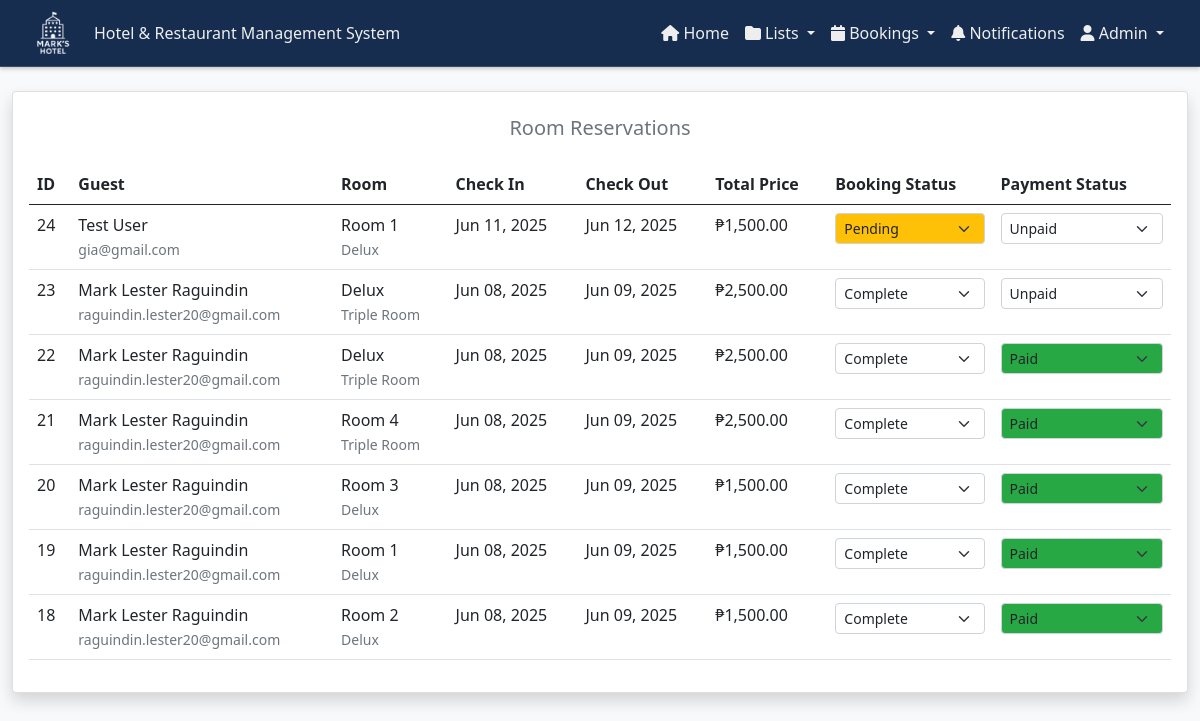
The page /admin/room_reservations.php (signed in) on the database as committed earlier.
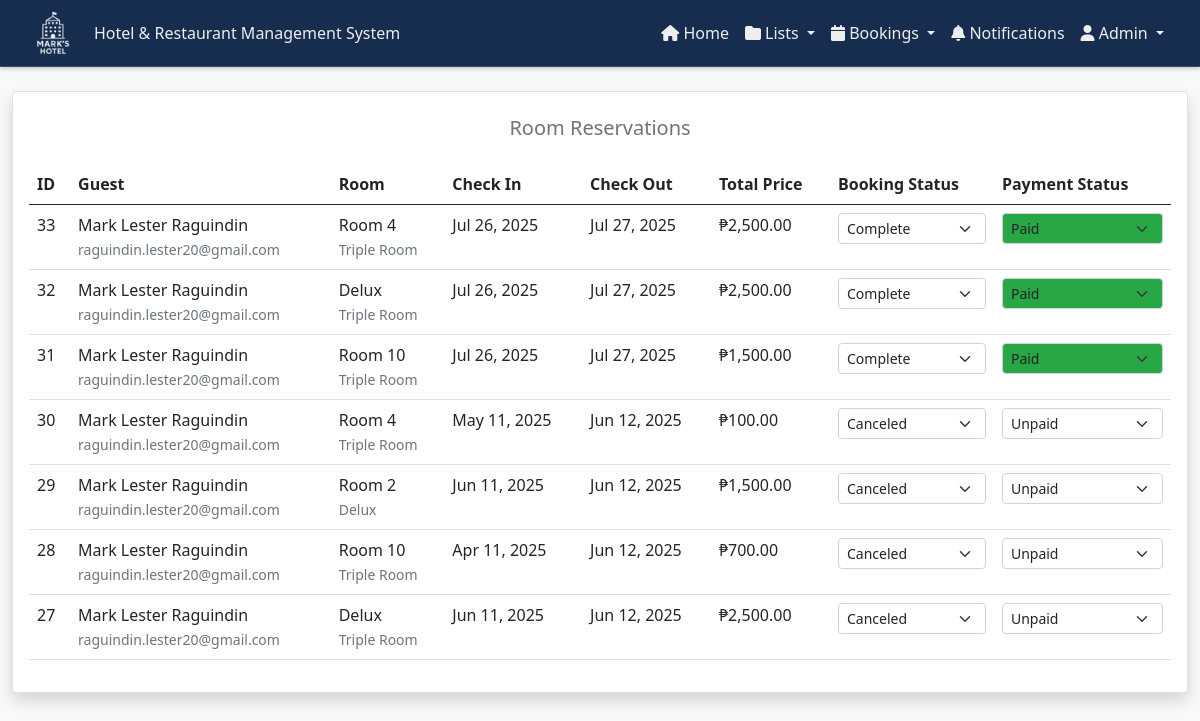
The same page on the database as committed later.
### tables this page shows
CREATE TABLE `bookings` (
  `booking_id` int(11) NOT NULL,
  `user_id` int(11) NOT NULL,
  `room_id` int(11) NOT NULL,
  `check_in_date` date NOT NULL,
  `check_out_date` date NOT NULL,
  `total_price` decimal(10,2) NOT NULL,
  `status` enum('pending','confirmed','cancelled','completed') DEFAULT 'pending',
  `payment_status` enum('unpaid','partially_paid','paid') DEFAULT 'unpaid',
  `special_requests` text DEFAULT NULL,
  `is_read` tinyint(1) DEFAULT 0,
  `created_at` timestamp NOT NULL DEFAULT current_timestamp(),
  `updated_at` timestamp NOT NULL DEFAULT current_timestamp() ON UPDATE current_timestamp()
);

CREATE TABLE `users` (
  `user_id` int(11) NOT NULL,
  `name` varchar(255) NOT NULL,
  `address` varchar(50) NOT NULL,
  `email` varchar(50) NOT NULL,
  `password` varchar(50) NOT NULL,
  `role` varchar(20) DEFAULT NULL,
  `phone` tinytext DEFAULT NULL
);

CREATE TABLE `rooms` (
  `id` int(11) NOT NULL,
  `title` varchar(255) NOT NULL,
  `room_type_id` int(11) NOT NULL,
  `images` varchar(255) DEFAULT NULL,
  `price` varchar(250) DEFAULT NULL,
  `includes` varchar(250) DEFAULT NULL
);

CREATE TABLE `room_type` (
  `id` int(11) NOT NULL,
  `title` varchar(255) NOT NULL,
  `detail` varchar(255) NOT NULL
);

### controllers/roomReservationsController.php (called while the page is built, shortened)
<?php
function getReservations($con) {
    $query = "SELECT
        b.booking_id,
        b.check_in_date,
        b.check_out_date,
        b.total_price,
        b.status as booking_status,
        b.payment_status,
        b.special_requests,
        b.created_at,
        u.name as guest_name,
        u.email as guest_email,
        r.title as room_title,
        rt.title as room_type
    FROM bookings b
    LEFT JOIN users u ON b.user_id = u.user_id
    LEFT JOIN rooms r ON b.room_id = r.id
    LEFT JOIN room_type rt ON r.room_type_id = rt.id
    ORDER BY b.created_at DESC";
    return mysqli_query($con, $query);
}
?>

### admin/room_reservations.php (the view, shortened to what this page needs)
<?php
require_once '../components/config.php';
require_once '../controllers/roomReservationsController.php';
function getPaymentStatusColor($status) {
    switch ($status) {
        case 'paid':
            return '#28a745';
        default:
            return '#ffffff';
    }
}
function getStatusColor($status) {
    switch ($status) {
        case 'pending':
            return '#ffc107';
        default:
            return '#ffffff';
    }
}
$reservations = getReservations($con);
?>
<!DOCTYPE html>
<html lang="en">
<head>
<link href="https://cdn.jsdelivr.net/npm/bootstrap@5.0.2/dist/css/bootstrap.min.css" rel="stylesheet">
    <link rel="stylesheet" href="https://cdnjs.cloudflare.com/ajax/libs/font-awesome/6.0.0-beta3/css/all.min.css" />
    <link rel="stylesheet" href="../css/customAdminHeader.css">
    <link rel="stylesheet" href="https://cdnjs.cloudflare.com/ajax/libs/font-awesome/6.7.2/css/all.min.css">
    <link rel="stylesheet" href="https://cdn.datatables.net/1.11.5/css/dataTables.bootstrap5.min.css">
    <link rel="stylesheet" href="../css/notifications.css">
    <link rel="stylesheet" href="../css/darkTheme.css">
</head>
<body>
    <?php include '../components/header_admin.php'; ?>
    <div class="container-fluid py-4">
        <div class="row">
            <div class="col-12">
                <div class="card shadow">
                    <h5 class="text-center mt-4 text-muted">Room Reservations</h5>
                    <div class="card-body">
                        <div class="table-responsive">
                            <table id="reservationsTable" class="table table-white">
                                <thead>
                                    <tr>
                                        <th>ID</th>
                                        <th>Guest</th>
                                        <th>Room</th>
                                        <th>Check In</th>
                                        <th>Check Out</th>
                                        <th>Total Price</th>
                                        <th>Booking Status</th>
                                        <th>Payment Status</th>
                                    </tr>
                                </thead>
                                <tbody>
                                    <?php while($row = mysqli_fetch_assoc($reservations)): ?>
                                        <tr>
                                            <td><?php echo $row['booking_id']; ?></td>
                                            <td>
                                                <?php echo $row['guest_name']; ?><br>
                                                <small class="text-muted"><?php echo $row['guest_email']; ?></small>
                                            </td>
                                            <td>
                                                <?php echo $row['room_title']; ?><br>
                                                <small class="text-muted"><?php echo $row['room_type']; ?></small>
                                            </td>
                                            <td><?php echo date('M d, Y', strtotime($row['check_in_date'])); ?></td>
                                            <td><?php echo date('M d, Y', strtotime($row['check_out_date'])); ?></td>
                                            <td>₱<?php echo number_format($row['total_price'], 2); ?></td>
                                            <td>
                                                <form method="POST">
                                                    <select name="new_status" class="form-select form-select-sm status-select"
                                                            onchange="this.form.submit()"
                                                            style="background-color: <?php echo getStatusColor($row['booking_status']); ?>">
                                                        <option value="pending" <?php echo $row['booking_status'] == 'pending' ? 'selected' : ''; ?>>Pending</option>
                                                        <option value="cancelled" <?php echo $row['booking_status'] == 'cancelled' ? 'selected' : ''; ?>>Canceled</option>
                                                        <option value="completed" <?php echo $row['booking_status'] == 'completed' ? 'selected' : ''; ?>>Complete</option>
                                                    </select>
                                                </form>
                                            </td>
                                            <td>
                                                <form method="POST">
                                                    <select name="new_status" class="form-select form-select-sm status-select"
                                                            onchange="this.form.submit()"
                                                            style="background-color: <?php echo getPaymentStatusColor($row['payment_status']); ?>">
                                                        <option value="unpaid" <?php echo $row['payment_status'] == 'unpaid' ? 'selected' : ''; ?>>Unpaid</option>
                                                        <option value="paid" <?php echo $row['payment_status'] == 'paid' ? 'selected' : ''; ?>>Paid</option>
                                                    </select>
                                                </form>
                                            </td>
                                        </tr>
                                    <?php endwhile; ?>
                                </tbody>
                            </table>
                        </div>
                    </div>
                </div>
            </div>
        </div>
    </div>
</body>
</html>

### components/header_admin.php (shortened to what this page needs)
<nav class="navbar navbar-expand-lg custom-navbar">
    <div class="container-fluid">
        <img src="../images/final.png" alt="" class="me-3" style="height: 50px;">
        <a class="navbar-brand" id="navbarTitle" href="dashboard.php">
        </a>
        <div class="collapse navbar-collapse" id="navbarNav">
            <ul class="navbar-nav ms-auto">
                <li class="nav-item">
                    <a class="nav-link" aria-current="page" href="dashboard.php">
                        <i class="fas fa-home"></i> Home
                    </a>
                </li>
                <li class="nav-item dropdown">
                    <a class="nav-link dropdown-toggle" href="#" id="entriesDropdown" role="button" data-bs-toggle="dropdown" aria-expanded="false">
                        <i class="fas fa-folder"></i> Lists
                    </a>
                </li>
                <li class="nav-item dropdown">
                    <a class="nav-link dropdown-toggle" href="#" id="entriesDropdown" role="button" data-bs-toggle="dropdown" aria-expanded="false">
                        <i class="fas fa-calendar"></i> Bookings
                    </a>
                </li>
                <li class="nav-item">
                    <a class="nav-link position-relative" aria-current="page" href="#" id="notificationLink">
                        <i class="fas fa-bell"></i> Notifications
                        <span class="notification-badge"></span>
                    </a>
                </li>
                <li class="nav-item dropdown">
                    <a class="nav-link dropdown-toggle" href="#" id="userDropdown" role="button" data-bs-toggle="dropdown" aria-expanded="false">
                        <i class="fas fa-user"></i> <?php echo htmlspecialchars($_SESSION['name'] ?? 'User'); ?>
                    </a>
                </li>
            </ul>
        </div>
    </div>
</nav>

### css/customAdminHeader.css (style rules this page uses)
.custom-navbar { background-color: #162d50; border-bottom: 1px solid rgba(255, 255, 255, 0.15); box-shadow: 0 2px 4px rgba(0, 0, 0, 0.2); padding: 0.5rem 1rem; }
.custom-navbar .navbar-brand, .custom-navbar .nav-link, .custom-navbar .dropdown-toggle { color: #eee !important; font-weight: 500; font-size: 1rem; }

### css/notifications.css (style rules this page uses)
.notification-badge { position: absolute; top: -5px; right: -5px; font-size: 0.75rem; padding: 0.25em 0.4em; border-radius: 50%; }
#notificationLink { position: relative; cursor: pointer; }

### css/darkTheme.css (style rules this page uses)
:root { --light-bg: #f8f9fa; --light-text: #212529; --light-card-bg: #ffffff; --light-border: #dee2e6; --light-input-bg: #ffffff; --dark-bg: #121212; --dark-text: #e9ecef; --dark-card-bg: #1e1e1e; --dark-border: #333333; --dark-input-bg: #2d2d2d; }
body { background-color: var(--light-bg); color: var(--light-text); transition: background-color 0.3s, color 0.3s; }

Rows that differ between the two databases and show on the page:
removed bookings: booking_id "24", user.name "Test User", user.email "gia@gmail.com", room.title "Room 1", room_type.title "Delux", check_in_date "Jun 11, 2025", check_out_date "Jun 12, 2025", total_price "1,500.00", new_status "Pending", new_status "Unpaid"
removed bookings: booking_id "23", user.name "Mark Lester Raguindin", user.email "raguindin.lester20@gmail.com", room.title "Delux", room_type.title "Triple Room", check_in_date "Jun 08, 2025", check_out_date "Jun 09, 2025", total_price "2,500.00", new_status "Complete", new_status "Unpaid"
removed bookings: booking_id "22", user.name "Mark Lester Raguindin", user.email "raguindin.lester20@gmail.com", room.title "Delux", room_type.title "Triple Room", check_in_date "Jun 08, 2025", check_out_date "Jun 09, 2025", total_price "2,500.00", new_status "Complete", new_status "Paid"
removed bookings: booking_id "21", user.name "Mark Lester Raguindin", user.email "raguindin.lester20@gmail.com", room.title "Room 4", room_type.title "Triple Room", check_in_date "Jun 08, 2025", check_out_date "Jun 09, 2025", total_price "2,500.00", new_status "Complete", new_status "Paid"
removed bookings: booking_id "20", user.name "Mark Lester Raguindin", user.email "raguindin.lester20@gmail.com", room.title "Room 3", room_type.title "Delux", check_in_date "Jun 08, 2025", check_out_date "Jun 09, 2025", total_price "1,500.00", new_status "Complete", new_status "Paid"
removed bookings: booking_id "19", user.name "Mark Lester Raguindin", user.email "raguindin.lester20@gmail.com", room.title "Room 1", room_type.title "Delux", check_in_date "Jun 08, 2025", check_out_date "Jun 09, 2025", total_price "1,500.00", new_status "Complete", new_status "Paid"
removed bookings: booking_id "18", user.name "Mark Lester Raguindin", user.email "raguindin.lester20@gmail.com", room.title "Room 2", room_type.title "Delux", check_in_date "Jun 08, 2025", check_out_date "Jun 09, 2025", total_price "1,500.00", new_status "Complete", new_status "Paid"
added bookings: booking_id "33", user.name "Mark Lester Raguindin", user.email "raguindin.lester20@gmail.com", room.title "Room 4", room_type.title "Triple Room", check_in_date "Jul 26, 2025", check_out_date "Jul 27, 2025", total_price "2,500.00", new_status "Complete", new_status "Paid"
added bookings: booking_id "32", user.name "Mark Lester Raguindin", user.email "raguindin.lester20@gmail.com", room.title "Delux", room_type.title "Triple Room", check_in_date "Jul 26, 2025", check_out_date "Jul 27, 2025", total_price "2,500.00", new_status "Complete", new_status "Paid"
added bookings: booking_id "31", user.name "Mark Lester Raguindin", user.email "raguindin.lester20@gmail.com", room.title "Room 10", room_type.title "Triple Room", check_in_date "Jul 26, 2025", check_out_date "Jul 27, 2025", total_price "1,500.00", new_status "Complete", new_status "Paid"
added bookings: booking_id "30", user.name "Mark Lester Raguindin", user.email "raguindin.lester20@gmail.com", room.title "Room 4", room_type.title "Triple Room", check_in_date "May 11, 2025", check_out_date "Jun 12, 2025", total_price "100.00", new_status "Canceled", new_status "Unpaid"
added bookings: booking_id "29", user.name "Mark Lester Raguindin", user.email "raguindin.lester20@gmail.com", room.title "Room 2", room_type.title "Delux", check_in_date "Jun 11, 2025", check_out_date "Jun 12, 2025", total_price "1,500.00", new_status "Canceled", new_status "Unpaid"
added bookings: booking_id "28", user.name "Mark Lester Raguindin", user.email "raguindin.lester20@gmail.com", room.title "Room 10", room_type.title "Triple Room", check_in_date "Apr 11, 2025", check_out_date "Jun 12, 2025", total_price "700.00", new_status "Canceled", new_status "Unpaid"
added bookings: booking_id "27", user.name "Mark Lester Raguindin", user.email "raguindin.lester20@gmail.com", room.title "Delux", room_type.title "Triple Room", check_in_date "Jun 11, 2025", check_out_date "Jun 12, 2025", total_price "2,500.00", new_status "Canceled", new_status "Unpaid"
